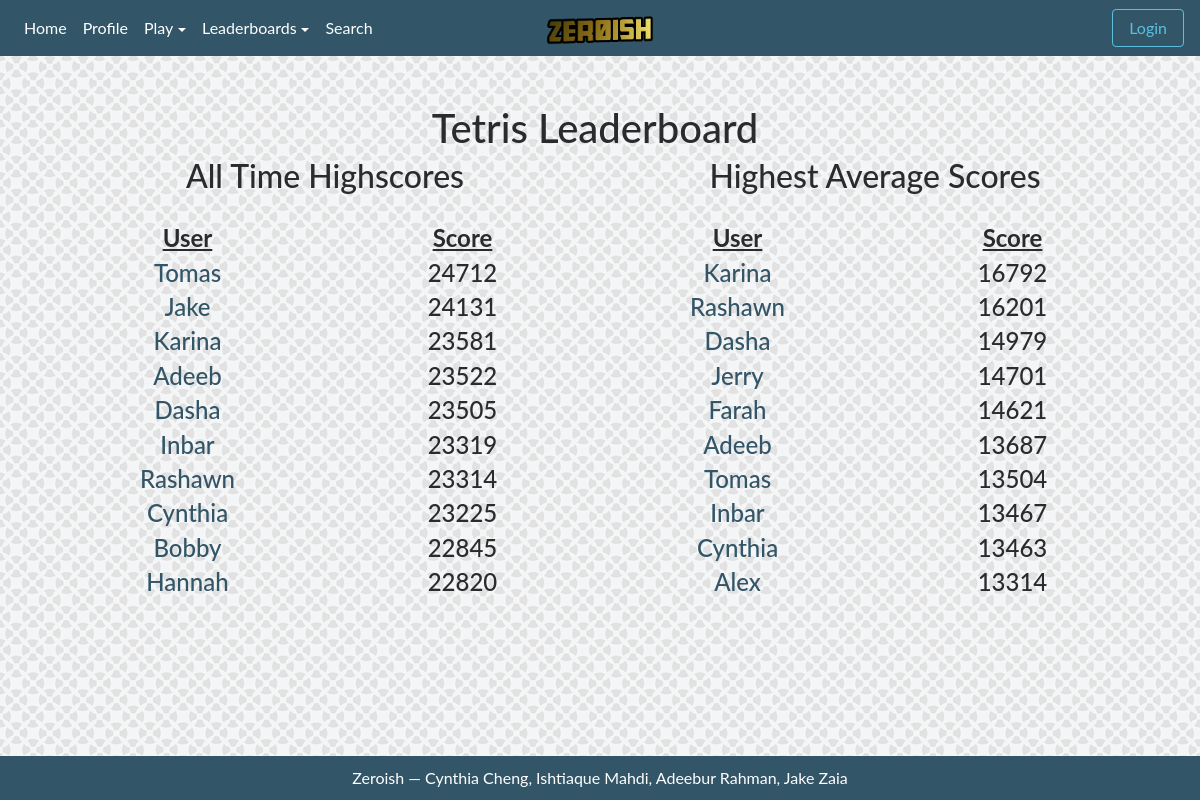
/tetris/leaderboard, run on the app's committed database.
### tables this page shows
CREATE TABLE tetris (username TEXT PRIMARY KEY, scores TEXT, average REAL, highscore NUMERIC, numplayed NUMERIC);

### app.py (the view)
@app.route("/tetris/leaderboard")
def tetris_leaderboard():
    return render_template("leaderboard.html", logged=is_logged(), game="Tetris",
                           highscores = tetris.get_highscores(),
                           averages = tetris.get_averages())

### app.py (called while the page is built)
def is_logged():
    return 'username' in session

### utils/tetris.py (called while the page is built)
def get_highscores():
    db = sqlite3.connect(f)
    user_info = db.cursor().execute('SELECT username, highscore FROM tetris;').fetchall()
    dic = {}
    for data in user_info:
        dic[data[0]] = data[1]
    scores = []
    for line in sorted(dic.items(), key=lambda dic: dic[1], reverse=True):
        scores.append( [line[0], line[1]] )
    return scores[:10]

def get_averages():
    db = sqlite3.connect(f)
    user_info = db.cursor().execute('SELECT username, average FROM tetris;').fetchall()
    dic = {}
    for data in user_info:
        dic[data[0]] = data[1]
    scores = []
    for line in sorted(dic.items(), key=lambda dic: dic[1], reverse=True):
        scores.append( [line[0], line[1]] )
    return scores[:10]

### templates/leaderboard.html (shortened to what this page needs)
{% extends "template.html" %}
{% block content %}
<br>
<div class="container">
  <div class="row">
    <div class="col"></div>
    <div class="col"><h1>{{ game }} Leaderboard</h1></div>
    <div class="col"></div>
  </div>
  <div class="row">
    <div class="col">
      <center>
        <h2> All Time Highscores</h2>
        <br>
        <div class="row">
          <div class="col">
            <h4><b><u>User</u></b></h4>
          </div>
          <div class="col">
            <h4><b><u>Score</u></b></h4>
          </div>
        </div>
        {% for data in highscores %}
        <div class="row">
          <div class="col">
            <a href="/profile?user={{ data[0] }}"><h4>{{ data[0] }}</h4></a>
          </div>
          <div class="col">
            <h4>{{ data[1] }}</h4>
          </div>
        </div>
        {% endfor %}
      </center>
    </div>
    <div class="col">
      <center>
        <h2> Highest Average Scores </h2>
        <br>
        <div class="row">
          <div class="col">
            <h4><b><u>User</u></b></h4>
          </div>
          <div class="col">
            <h4><b><u>Score</u></b></h4>
          </div>
        </div>
        {% for data in averages %}
        <div class="row">
          <div class="col">
            <a href="/profile?user={{ data[0] }}"><h4>{{ data[0] }}</h4></a>
          </div>
          <div class="col">
            <h4>{{ data[1]|int }}</h4>
          </div>
        </div>
        {% endfor %}
      </center>
    </div>
  </div>
</div>
{% endblock %}

### templates/template.html (shortened to what this page needs)
<!DOCTYPE html>
<html lang="en">
  <head>
    <link rel="stylesheet" type="text/css" href="{{ url_for('static',filename='css/bootstrap.min.css') }}">
    <link rel="stylesheet" type="text/css" href="{{ url_for('static',filename='css/style.css') }}">
  </head>
  <body>
    <nav class="navbar fixed-top navbar-toggleable-md navbar-inverse">
      <ul class="navbar-nav mr-auto">
        <li class="nav-item navbar-center" style="top: 0px;">
          <a href="/"><img src="{{ url_for('static',filename='img/logo.png') }}" alt="logo" height="75px" style="padding-bottom: 15px;"></a>
        </li>
        <div class="collapse navbar-collapse" id="navbarSupportedContent">
          <li class="nav-item active">
            <a class="nav-link" href="/">Home</a>
          </li>
          <li class="nav-item active">
            <a class="nav-link" href="/profile">Profile</a>
          </li>
          <li class="nav-item active dropdown">
            <a class="nav-link dropdown-toggle" href="/" data-toggle="dropdown">Play</a>
          </li>
          <li class="nav-item active dropdown">
            <a class="nav-link dropdown-toggle" href="/" data-toggle="dropdown">Leaderboards</a>
          </li>
          <li class="nav-item active">
            <a class="nav-link" href="/search">Search</a>
          </li>
        </div>
      </ul>
      {% if logged %}<li class="nav-item navbar-right active">
        <a class="btn nav-link-success btn-outline-danger" href="/logout">Logout</a>
      </li>{% else %}<li class="nav-item navbar-right active">
        <a class="btn nav-link-success btn-outline-info " href="/login">Login</a>
      </li>{% endif %}
    </nav>
    <br>
    <br>
    <center>
      <div class="content">
        <br>
        {% block content %}
        {% endblock %}
      </div>
    </center>
    <br>
    <br>
    <div class="footer">
      Zeroish — Cynthia Cheng, Ishtiaque Mahdi, Adeebur Rahman, Jake Zaia<br>
    </div>
  </body>
</html>

### static/css/style.css (style rules this page uses)
body { padding-top: 10px; position: absolute; height: 100%; width: 100%; background-image: url("../img/pattern.png"); background-position: center top; background-attachment: fixed; font-family: 'Lato', sans-serif; text-align: justify; }
.content { text-align: left; padding-left: 50px; padding-right: 50px; }
.footer { font-size: auto; padding-top: 10px; padding-bottom: 10px; position: fixed; left: 0; bottom: 0; width: 100%; background-color: #325568; color: white; text-align: center; }
.navbar-center { position: absolute; left: 50%; transform: translatex(-50%); }
a, a:hover { color: #325568; }
ul { list-style-type: none; }
li { list-style-type: none; }
.navbar-inverse { background-color: #325568; border-color: #325568; }

### data on the page
tetris: username "Tomas", highscore "24712", average "13504"
tetris: username "Jake", highscore "24131"
tetris: username "Karina", highscore "23581", average "16792"
tetris: username "Adeeb", highscore "23522", average "13687"
tetris: username "Dasha", highscore "23505", average "14979"
tetris: username "Inbar", highscore "23319", average "13467"
tetris: username "Rashawn", highscore "23314", average "16201"
tetris: username "Cynthia", highscore "23225", average "13463"
tetris: username "Bobby", highscore "22845"
tetris: username "Hannah", highscore "22820"
tetris: username "Jerry", average "14701"
tetris: username "Farah", average "14621"
tetris: username "Alex", average "13314"

### other printed values
{{ game }} "Tetris"
